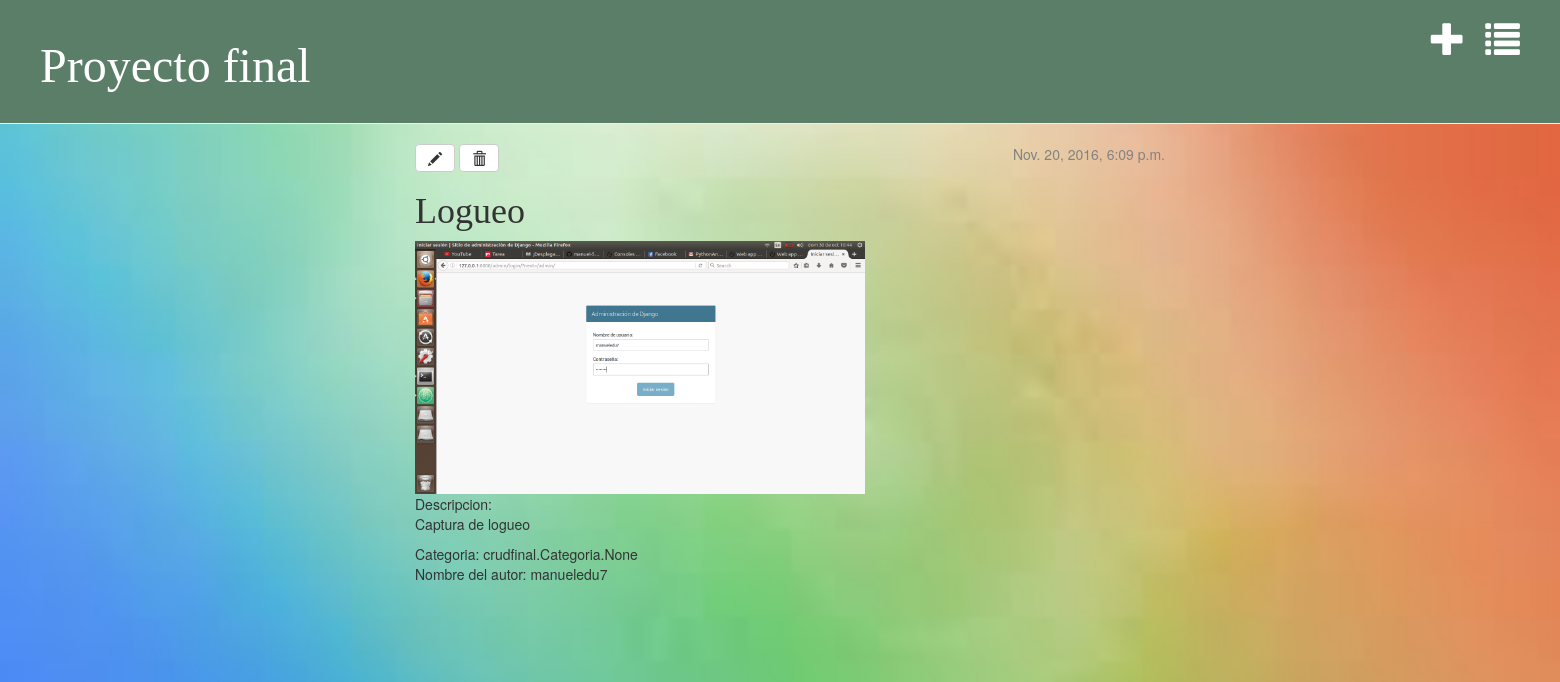
Page /home/detalles/7/ on the earlier database version.
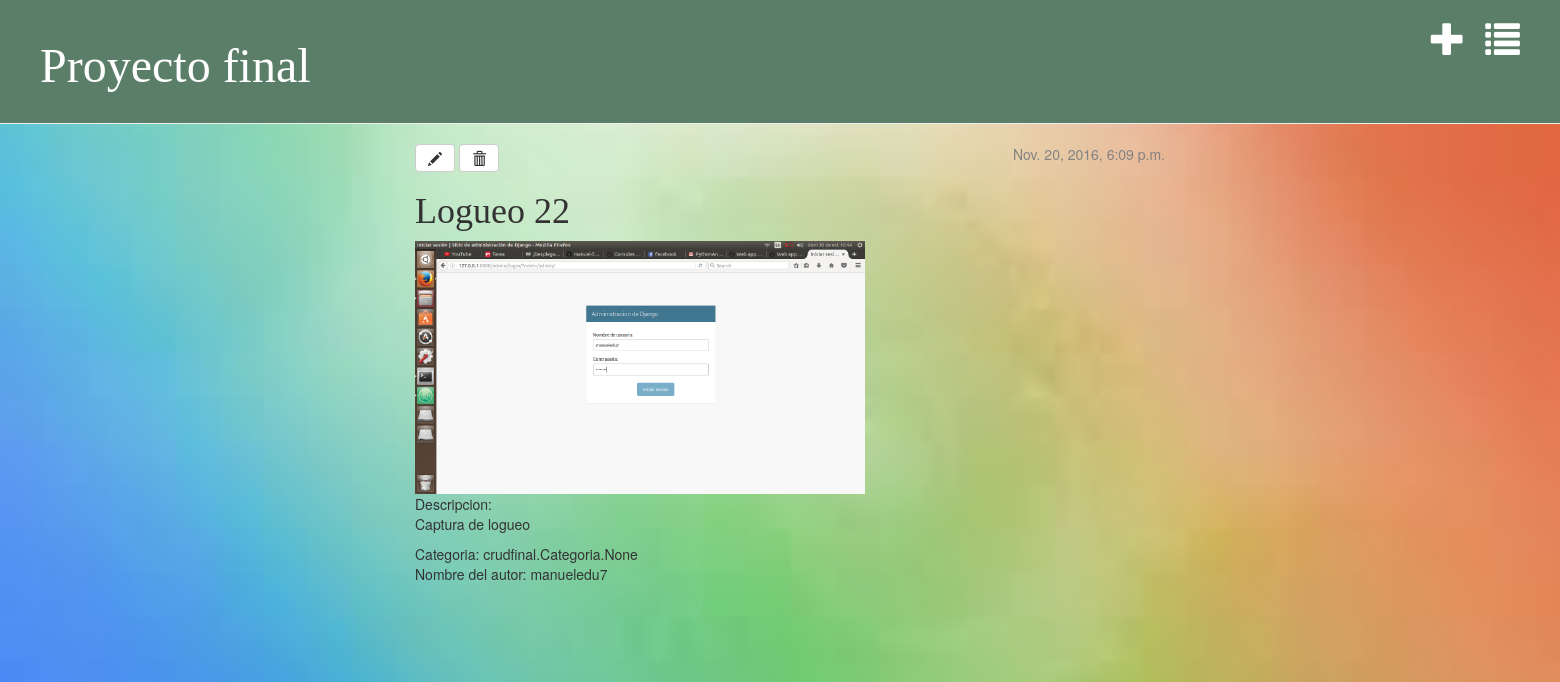
Same page on the later database version.
### crudfinal/models.py (models this page shows, shortened)
class Foto(models.Model):
    Autor_Foto = models.ForeignKey('auth.User')
    Nombre_Foto = models.CharField(max_length=50,default='Sin nombre')
    Descripcion_Foto = models.CharField(max_length=200,blank=True)
    Fecha_Foto = models.DateTimeField(default=timezone.now)
    Archivo_Foto = models.ImageField(upload_to='media/Fotos/')
    categoria = models.ManyToManyField(Categoria,blank=True)

### crudfinal/views.py (the view)
# urls.py: url(r'^home/detalles/(?P<pk>[0-9]+)/$', views.post_detail),
def post_detail(request, pk):
    post = get_object_or_404(Foto, pk=pk)
    return render(request, 'crudfinal/post_detail.html', {'post': post})

### crudfinal/templates/crudfinal/post_detail.html (shortened to what this page needs)
{% extends 'crudfinal/base.html' %}
{% block content %}
        <div class="post">
            {% if post.Fecha_Foto %}
                <div class="date">
                    {{ post.Fecha_Foto }}
                </div>
            {% endif %}
            <a class="btn btn-default" href="{% url 'post_edit' pk=post.pk %}"><span class="glyphicon glyphicon-pencil"></span></a>
            <a class="btn btn-default" href="{% url 'post_delete' pk=post.pk %}"><span class="glyphicon glyphicon-trash"></span></a>
            <h1>{{ post.Nombre_Foto }}</h1>
            <img src="/media/{{ post.Archivo_Foto }}" width="450px" heigth="450px"/>
            <p>Descripcion: <br>{{ post.Descripcion_Foto|linebreaksbr }}</p>
          Categoria: {{ post.categoria }}
          <br>
          Nombre del autor: {{ post.Autor_Foto}}
          <br>
        </div>
{% endblock %}

Differences in the rows shown:
changed Foto "Captura de logueo": Nombre_Foto "Logueo" → "Logueo 22"
